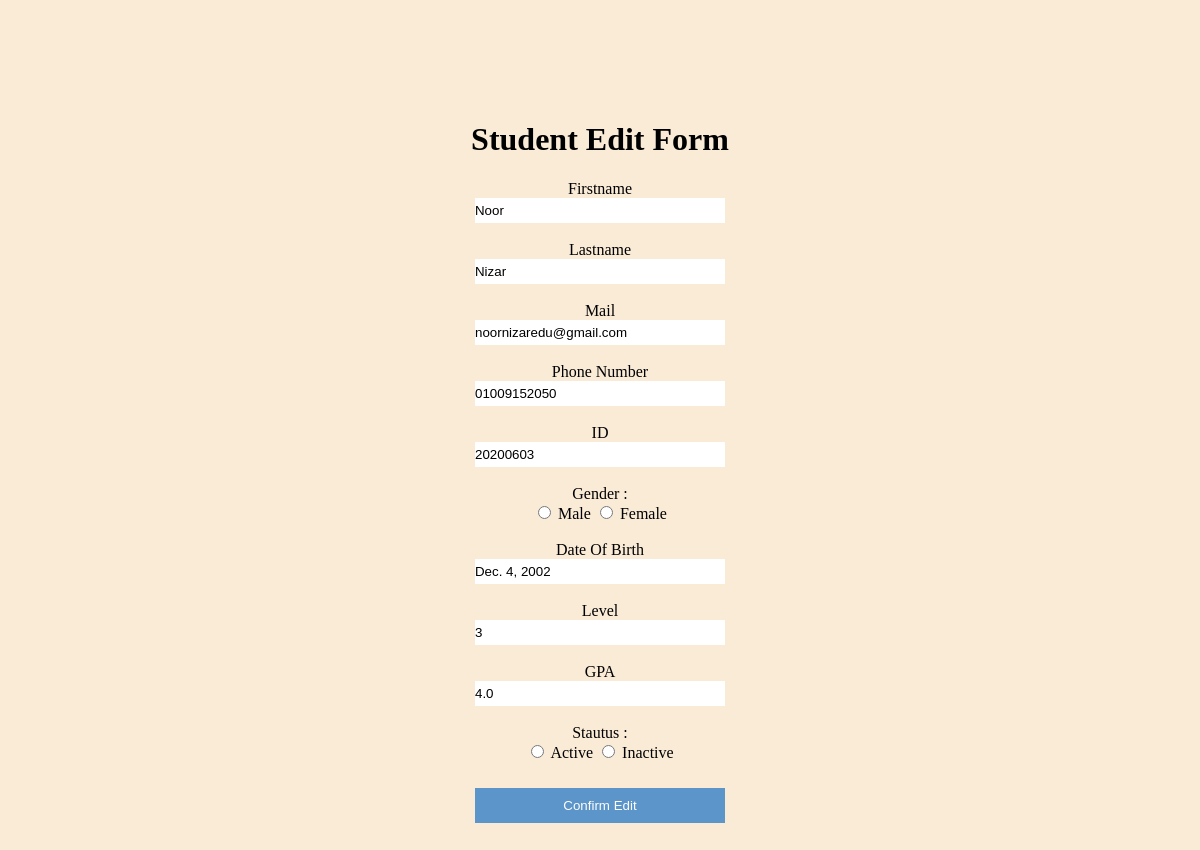
The page /UpdateStudent.html/20200603 on the database as committed earlier.
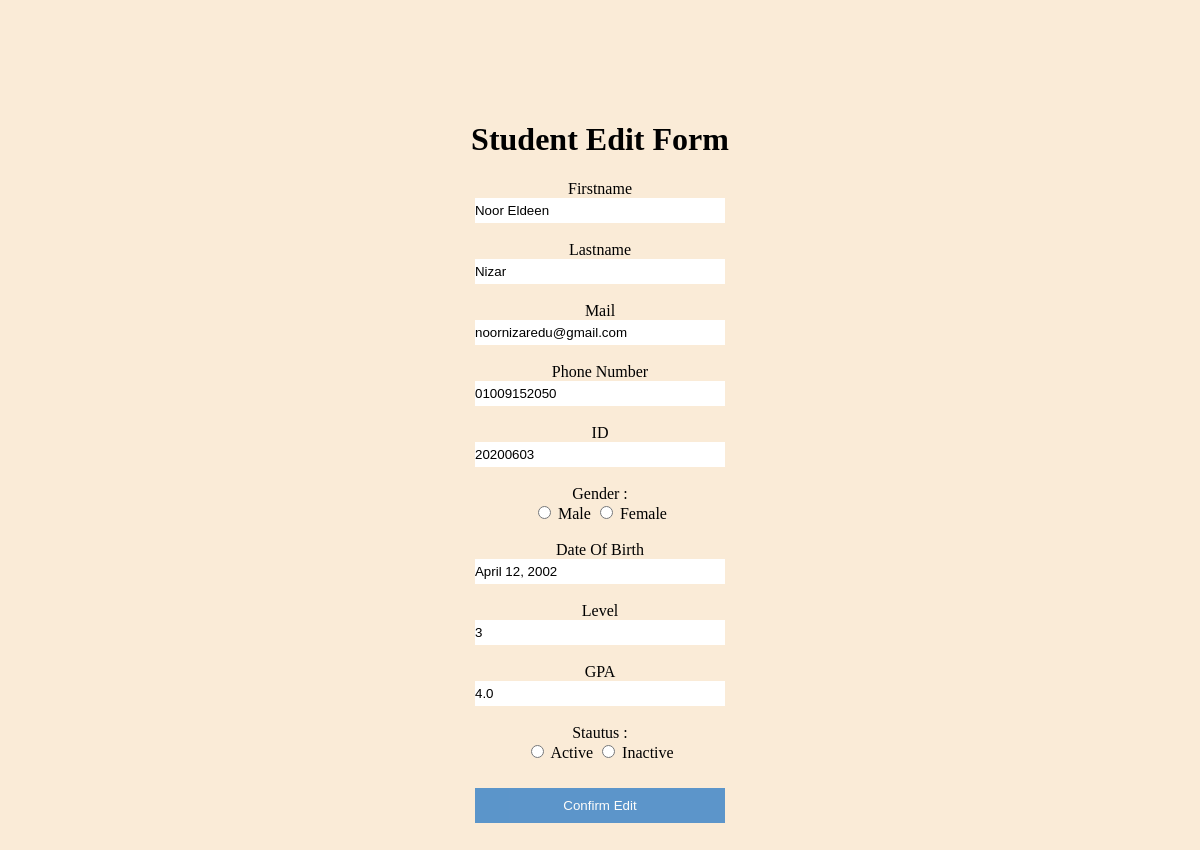
The same page on the database as committed later.
### members/models.py (models this page shows)
class Student(models.Model):
    first_name = models.CharField(max_length=30)
    last_name = models.CharField(max_length=30)
    mail = models.EmailField()
    phone = models.CharField(max_length=30)
    id = models.CharField(max_length=30, primary_key=True)
    gender = models.CharField(max_length=10, default="")
    date_of_birth = models.DateField()
    level = models.IntegerField()
    gpa = models.FloatField()
    status = models.CharField(max_length=20,  default="")
    department = models.CharField(max_length=30, default="General")

### members/views.py (the view)
# urls.py: path('UpdateStudent.html/<int:id>',views.update,name='update'),
def update(request, id):
  mymember = Student.objects.get(id=id)
  template = loader.get_template('UpdateStudent.html')
  context = {
    'mymember': mymember,
  }
  return HttpResponse(template.render(context, request))

### members/templates/UpdateStudent.html (shortened to what this page needs)
{% load static %}
<!DOCTYPE html>
<html lang="en">
<head>
    <link rel="stylesheet" type="text/css" href="{% static 'css/styles.css' %} ">
</head>
<body>
    <div id="editPageParent">
        <div class="editPageChild ">
            <h1> Student Edit Form</h1>
            <form method="POST" class="new_student_form " action="updaterecord/{{mymember.id}}" id="editForm ">
                <label> Firstname </label> <br>
                <input type="text " name="firstname" value="{{mymember.first_name}}" size="30 " required/><br><br>
                <label> Lastname </label><br>
                <input type="text " name="lastname" value="{{mymember.last_name}}" size="30 " required/><br><br>
                <label> Mail </label><br>
                <input type="text " name="email" value="{{mymember.mail}}" size="30 "> <br><br>
                <label> Phone Number </label><br>
                <input type="text " name="phone" value="{{mymember.phone}}" minlength="11" maxlength="11"> <br><br>
                <label> ID </label><br>
                <input type="text " name="ID" value="{{mymember.id}}" required> <br><br>
                <label> Gender : </label><br>
                <input type="radio" value="Male" name="gender" required> Male
                <input type="radio" value="Female" name="gender"> Female
                <br><br>
                <label>Date Of Birth</label><br>
                <input title="year-month-day" type="text" pattern="[0-9]{4}-(0[1-9]|1[012])-(0[1-9]|1[0-9]|2[0-9]|3[01])" placeholder="YYYY-MM-DD" value="{{mymember.date_of_birth}}" name="date_of_birth" required><br><br>
                <label>Level</label><br>
                <input type="number " name="New_student_Level" value="{{mymember.level}}" min="1" max="4" required><br><br>
                <label> GPA </label><br>
                <input type="number " name="GPA" value="{{mymember.gpa}}" min="0" max="4" required><br><br>
                <label> Stautus : </label><br>
                <input type="radio" value="active" name="Status" required> Active
                <input type="radio" value="inactive" name="Status"> Inactive
                <br><br>
                <button type="submit " value="submit " class="registerbtn ">Confirm Edit</button>
            </form>
        </div>
    </div>
</body>
</html>

Rows that differ between the two databases and show on the page:
changed Student "Nizar": firstname "Noor" → "Noor Eldeen"; date_of_birth "Dec. 4, 2002" → "April 12, 2002"
